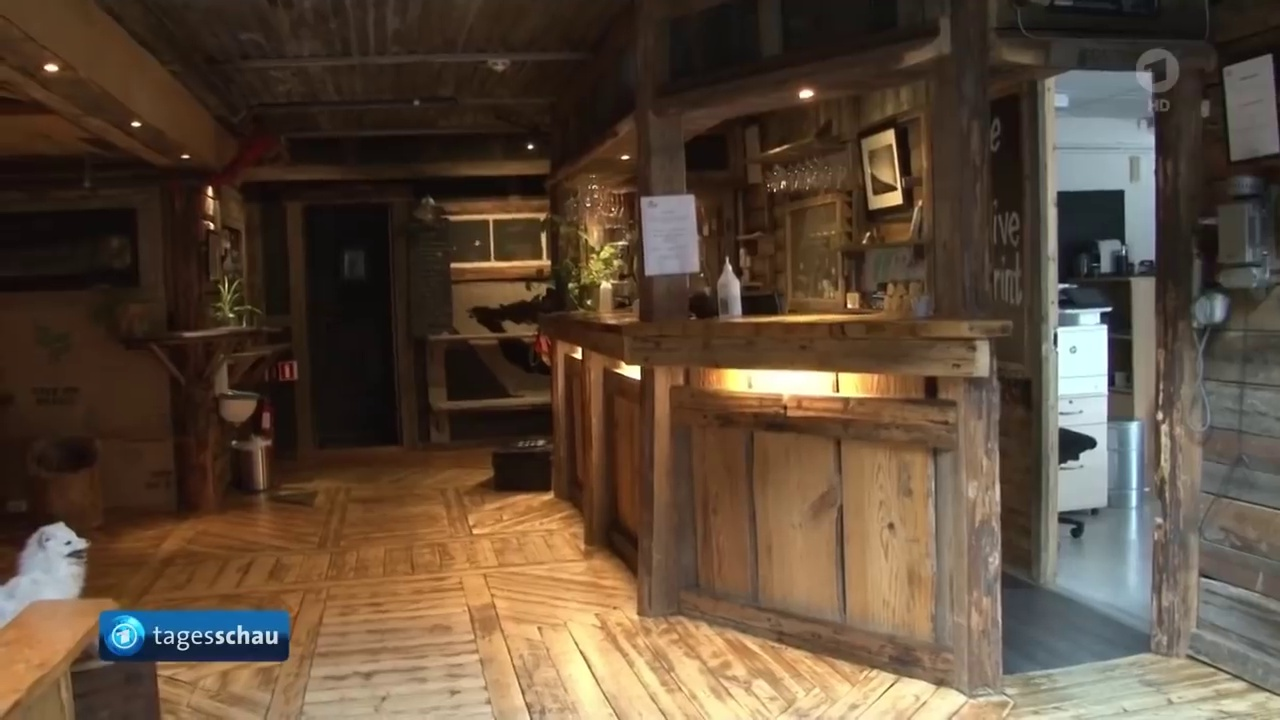
#> input picture input_videos/frames/frame17375.jpg, 1280 x 720 px; its folder holds 4 pictures in this run
$ python ColorPalettesHistogramDistCalc.py
#> lines starting #> are read from the running program, lines starting #| are printed output that depends on the picture
# -*- coding: utf-8 -*-
"""
Created on Tue Apr 14 10:40:15 2020

@author: Linda Samsinger

=====================
Color Palettes with Same Color
=====================

For a given color, find all color palettes with the same color in them.
Filter color palettes which contain the same color.
"""


########### ColorPalette Search ###########

# import modules
import os
import matplotlib.pyplot as plt
import numpy as np
import cv2
import pandas as pd

# to specify: USER SPECIFICATION (VIAN)
# filters
SEARCH_VIAN_COLOR = 'lavender' # basic color (desired format: lab)
PALETTE_DEPTH = 'row 20' # ['row 1','row 20'] (top-to-bottom hierarchy)
THRESHOLD_RATIO = 0 # [0,100], %color pixel, a threshold of 5 means that lavender must take up at least 5% of the image for a given depth
COLORBAR_COUNT = 10


#%%
# load images
# images
PALETTE_PATH = r'D:\thesis\input_videos\frames'
EXTENSION = '.jpg'
#IMAGE_FILE = 'frame125.jpg'
#FILES = ['frame250.jpg', 'frame375.jpg']     # for a list of images to process
# load files from directory
#FILES = ['frame12625_bgr_palette.csv', 'frame125_bgr_palette.csv']
FILES = []
for r, d, f in os.walk(PALETTE_PATH): # r=root, d=directories, f = files
    for file in f:
        if EXTENSION in file:
            FILES.append(file)

# set directory
os.chdir(PALETTE_PATH)

#%%
import cv2
import numpy as np
from matplotlib import pyplot as plt

def show_hist(file):
#> called with file = 'frame17375.jpg'
    img = cv2.imread(file)
#> img is the input picture: shape (720, 1280, 3); mean B, G, R 58.3, 75.1, 93
    plt.plot(cv2.calcHist([img],[0],None,[256],[0,256]))
    color = ('b','g','r')
    for i,col in enumerate(color):
        histr = cv2.calcHist([img],[i],None,[256],[0,256])
        plt.plot(histr,color = col)
        plt.xlim([0,256])
    plt.show()
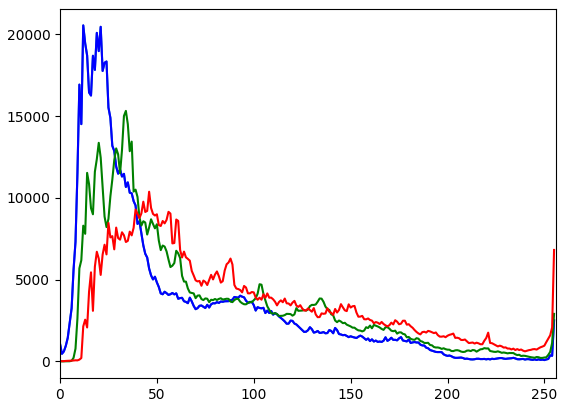
#> figure drawn by matplotlib, 1 panel; curve peaks at x = 12, y = 20540; curve peaks at x = 12, y = 20540; curve peaks at x = 34, y = 15314

def save_hist(file):
    img = cv2.imread(file)
    plt.plot(cv2.calcHist([img],[0],None,[256],[0,256]))
    color = ('b','g','r')
    for i,col in enumerate(color):
        histr = cv2.calcHist([img],[i],None,[256],[0,256])
        plt.plot(histr,color = col)
        plt.xlim([0,256])
    plt.savefig(f"{file}_histogram.jpg")
    plt.show()

#%%
# all images
image_pool = []

# show histogram of images
for FILE in FILES:
    show_hist(FILE)
#> pass 2 of the loop `for FILE in FILES:`:
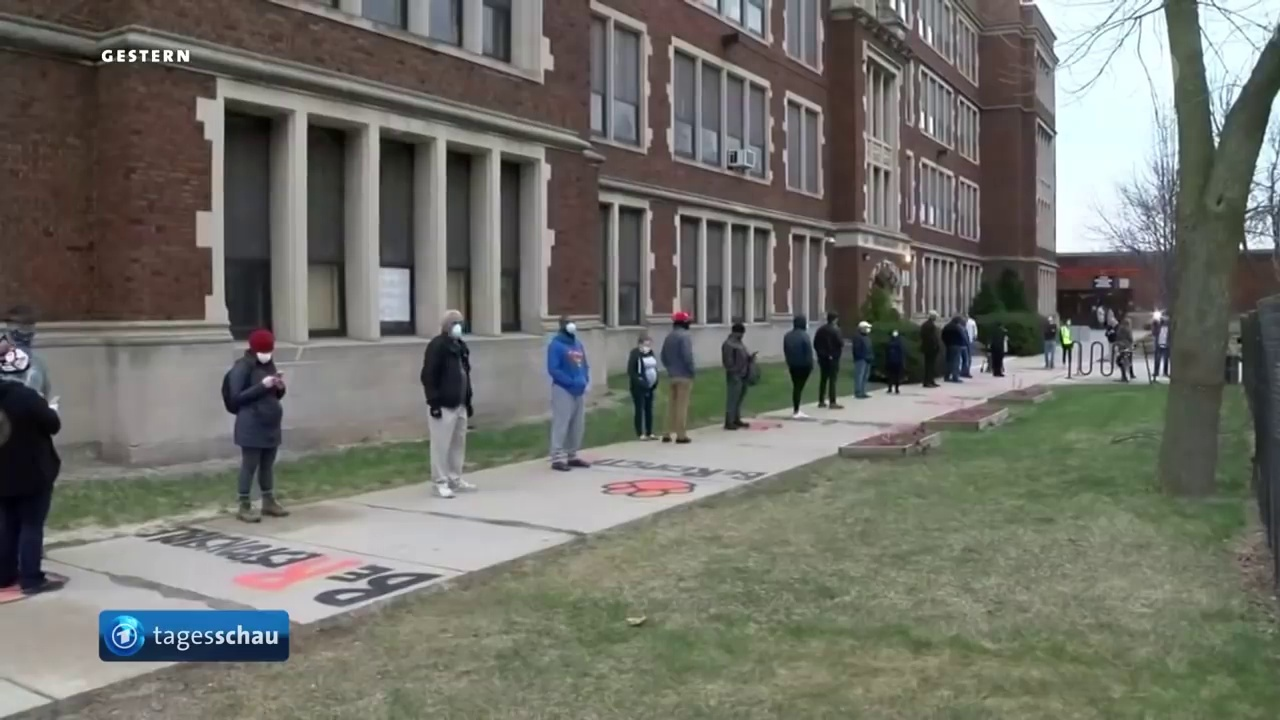
#> input picture input_videos/frames/frame14750.jpg, 1280 x 720 px
#> in show_hist, img is the input picture: shape (720, 1280, 3); mean B, G, R 104.9, 112.2, 111.9
#> in show_hist (call 2), `plt.show()`:
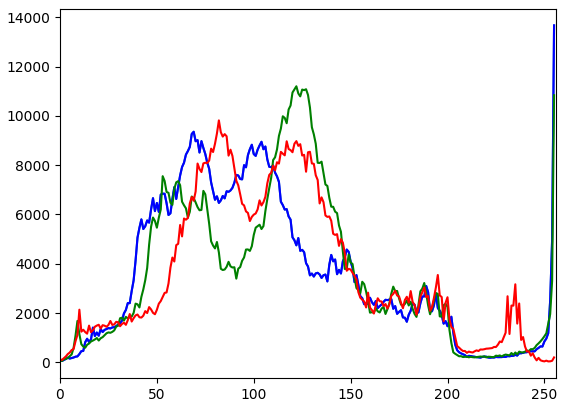
#> figure drawn by matplotlib, 1 panel; curve peaks at x = 255, y = 13667; curve peaks at x = 255, y = 13667; curve peaks at x = 122, y = 11198
#> pass 3 of the loop `for FILE in FILES:`:
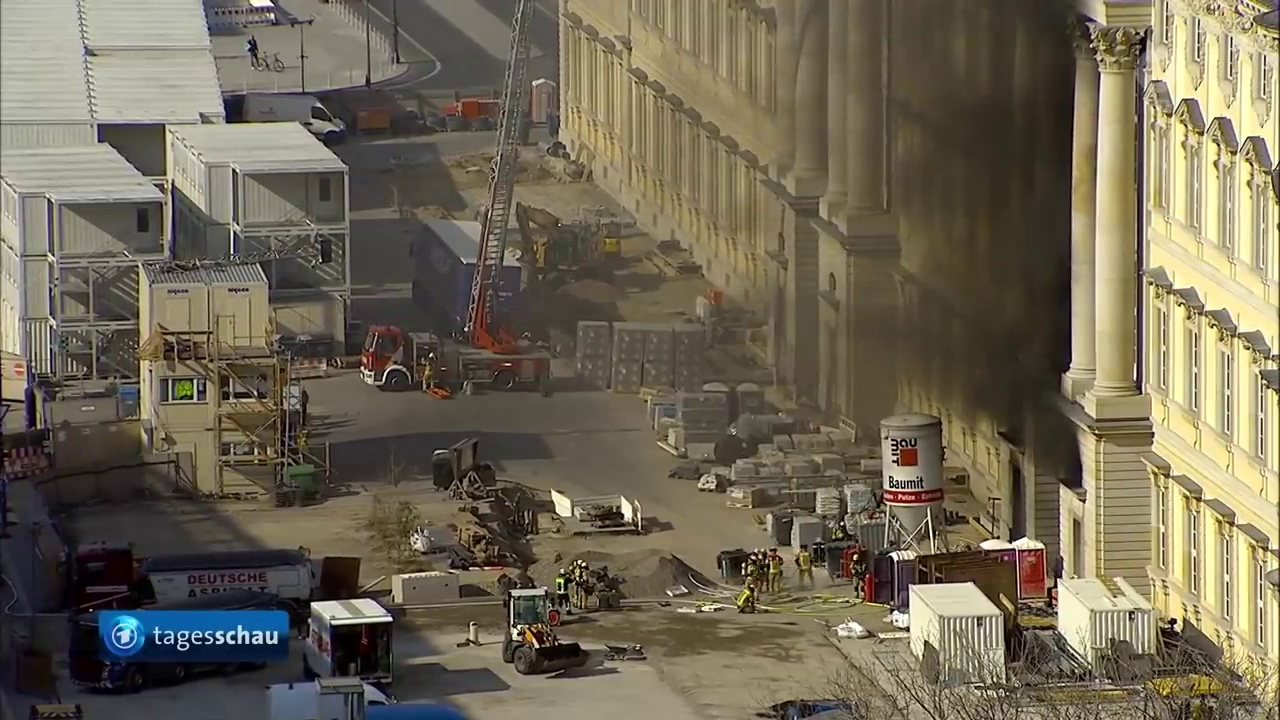
#> input picture input_videos/frames/frame20750.jpg, 1280 x 720 px
#> in show_hist, img is the input picture: shape (720, 1280, 3); mean B, G, R 85.8, 104.4, 112.4
#> in show_hist (call 3), `plt.show()`:
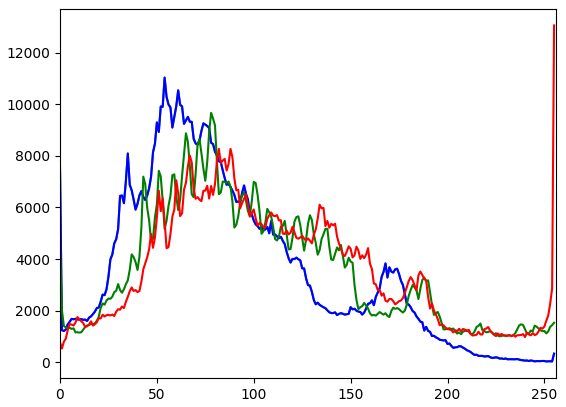
#> figure drawn by matplotlib, 1 panel; curve peaks at x = 54, y = 11044; curve peaks at x = 54, y = 11044; curve peaks at x = 78, y = 9675
#> the loop made 4 passes; the first 3 are shown

# save histogram of images
for FILE in FILES:
    save_hist(FILE)
#> pass 2 of the loop `for FILE in FILES:`:
#> pass 3 of the loop `for FILE in FILES:`:
#> the loop made 4 passes; the first 3 are shown


#%%
# compare histograms
# based on : https://docs.opencv.org/2.4/doc/tutorials/imgproc/histograms/histogram_comparison/histogram_comparison.html

#%%
from scipy.spatial import distance
from statistics import mean

labcols = []
#> labcols = []
#> (the run stopped early here; a loop or call above may not have finished)
